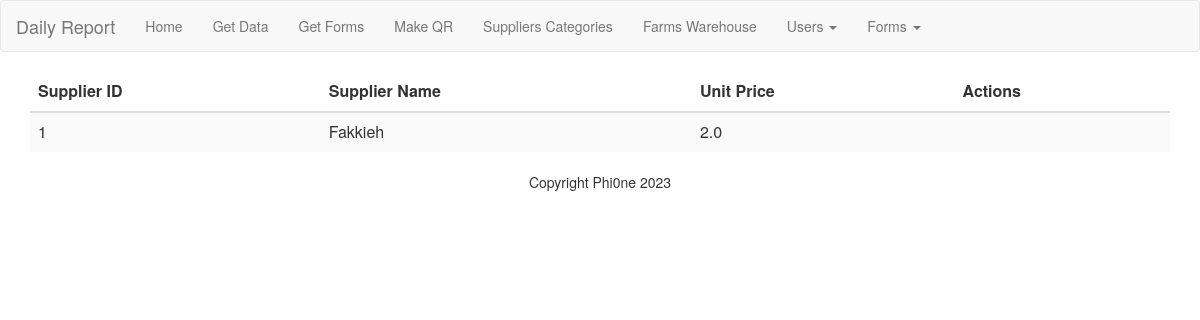
Screenshot of /suppliers_table/1 with the database file from the repository.
### model.py (models this page shows, shortened)
class Supplier(db.Model):
    id = db.Column(db.Integer, primary_key=True)
    supplier_name = db.Column(db.String(120), nullable=False)
    unit_price = db.Column(db.Float, nullable=False)
    type_id = db.Column(db.Integer, db.ForeignKey('type.id'), nullable=False)

### app.py (the view)
@app.route('/suppliers_table/<type_id>', methods=['GET', 'POST'])
def view_suppliers(type_id):
    if request.method == 'POST':
        supplier_id = request.form.get('supplier_id')
        if supplier_id:
            pass
    from categories.categoriesModel import get_suppliers_by_type_id
    suppliers = get_suppliers_by_type_id(type_id)
    return render_template("suppliers_table.html", suppliers=suppliers, type_id=type_id)

### categories/categoriesModel.py (called while the page is built)
def get_suppliers_by_type_id(type_id):
    suppliers = Supplier.query.filter_by(type_id=type_id).all()
    print(suppliers)
    return suppliers

### templates/suppliers_table.html (shortened to what this page needs)
{% extends "base.html" %}
{% block content %}
<div class="container">
    <table class="table table-striped">
        <thead>
            <tr>
                <th>Supplier ID</th>
                <th>Supplier Name</th>
                <th>Unit Price</th>
                <th>Actions</th>
            </tr>
        </thead>
        <tbody>
            {% for supplier in suppliers %}
            <tr>
                <td>{{ supplier.id }}</td>
                <td>{{ supplier.supplier_name }}</td>
                <td>{{ supplier.unit_price }}</td>
                <td></td>
            </tr>
            {% endfor %}
        </tbody>
    </table>
</div>
{% endblock %}

### rows the page displays
Supplier: id "1", supplier_name "Fakkieh", unit_price "2.0"
